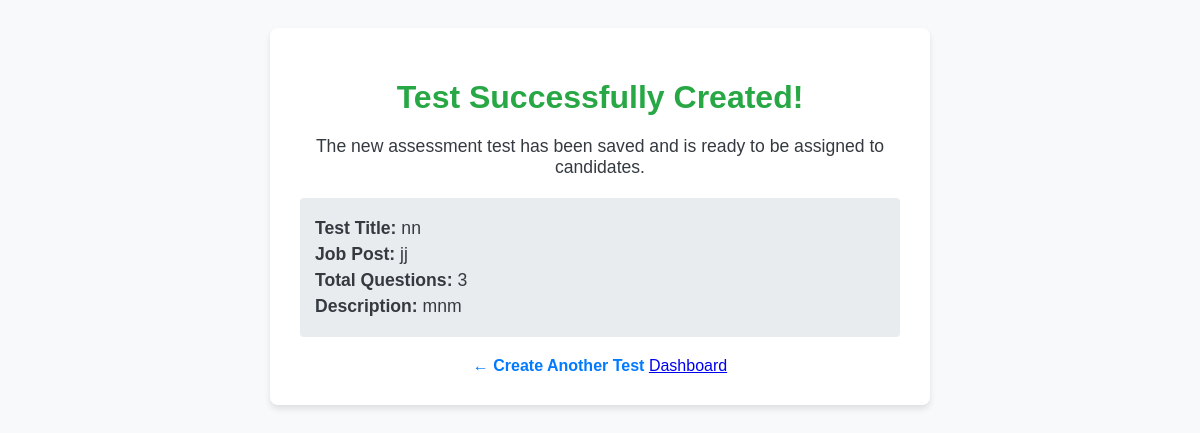
Page /assessment/test/success/1/ on the committed database.
### candidate_test/models.py (models this page shows, shortened)
class Test(models.Model):
    job_post = models.ForeignKey(JobPosting, on_delete=models.CASCADE, related_name='tests', null=True, blank=True)
    title = models.CharField(max_length=255, help_text="e.g., Python Proficiency Test, Marketing Fundamentals")
    description = models.TextField(blank=True)
    created_at = models.DateTimeField(auto_now_add=True)

### company_dashboard/models.py (models this page shows, shortened)
class JobPosting(models.Model):
    company = models.ForeignKey(settings.AUTH_USER_MODEL, on_delete=models.CASCADE, related_name='job_postings')
    title = models.CharField(max_length=255)
    description = models.TextField()
    required_skills = models.TextField(blank=True, null=True, help_text="Comma-separated list of required skills")
    minimum_experience = models.IntegerField(null=True, blank=True,)
    minimum_salary=models.IntegerField(null=True, blank=True,)
    created_at = models.DateTimeField(auto_now_add=True)
    updated_at = models.DateTimeField(auto_now=True)
    is_active = models.BooleanField(default=True)
    class Meta:
        ordering = ['-created_at']

### candidate_test/views.py (the view)
# urls.py: path('test/success/<int:test_id>/', views.test_success, name='test_success'),
def test_success(request, test_id):
    test = get_object_or_404(Test, pk=test_id)
    return render(request, 'assessment/test_success.html', {'test': test})

### templates/assessment/test_success.html (shortened to what this page needs)
<!DOCTYPE html>
<html lang="en">
<head>
</head>
<body>
    <div class="container">
        <h1>Test Successfully Created!</h1>
        <p>The new assessment test has been saved and is ready to be assigned to candidates.</p>
        <div class="details-box">
            <p><strong>Test Title:</strong> {{ test.title }}</p>
            <p><strong>Job Post:</strong> {{ test.job_post.title|default:"N/A" }}</p>
            <p><strong>Total Questions:</strong> {{ test.questions.count }}</p>
            <p><strong>Description:</strong> {{ test.description|default:"None" }}</p>
        </div>
        <a href="{% url 'create_test' %}" class="back-link">← Create Another Test</a>
        <a href="{% url 'job_postings:company_dashboard' %}" >Dashboard</a>
    </div>
</body>
</html>

### templates/assessment/test_success.html (style rules this page uses)
body { font-family: 'Arial', sans-serif; background-color: #f8f9fa; padding: 20px; }
.container { max-width: 600px; margin: 0 auto; background: white; padding: 30px; border-radius: 8px; box-shadow: 0 4px 6px rgba(0,0,0,0.1); text-align: center; }
h1 { color: #28a745; margin-bottom: 20px; }
p { font-size: 1.1em; color: #343a40; }
.details-box { background-color: #e9ecef; padding: 15px; border-radius: 4px; margin-top: 20px; text-align: left; }
.details-box p { margin: 5px 0; }
.back-link { display: inline-block; margin-top: 20px; color: #007bff; text-decoration: none; font-weight: bold; }

### rows in the picture
Test: title "nn", job_post "jj", questions.count "3", description "mnm"
